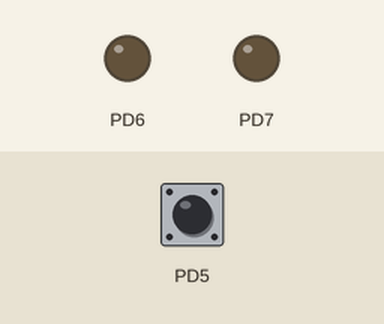
This program was run on a simulated ATmega328P, built with avr-gcc and emulated at 16 MHz (the files do not name the chip). On the bench: output pins drawn as LEDs (lit = HIGH). Dashed ring = blinking. The test bench sets the inputs (shaded band); at power-on: PD5 HIGH.

Above: at 1.2 s.
1.3 s: PD5 pulled LOW for 0.15 s
At 1.9 s:
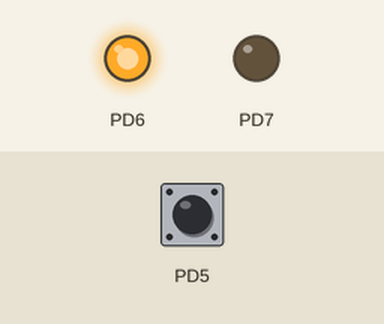
3.0 s: PD5 pulled LOW for 3.2 s
At 3.25 s:
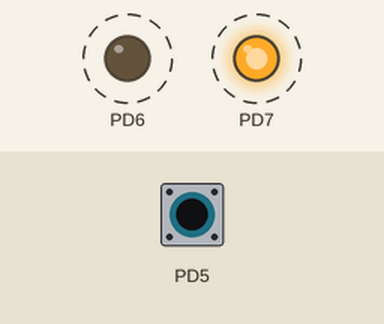
Timing chart, 0 to 7.8 s (numbered marks = the images above; inputs shaded):
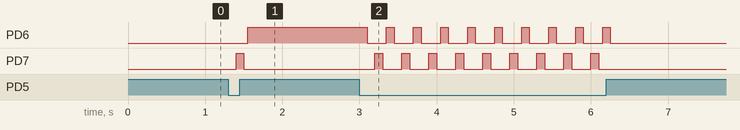

The program:

main.cpp
```cpp
#define F_CPU 16000000UL
#include <avr/io.h>
#include <util/delay.h>

int main(void){
    DDRD |= 0xC0;        // D6, D7 pines de control del motor
    PORTD &= ~(0xC0);    // motor apagado
    DDRD &= ~(0x20);     // D5 pulsador
    PORTD |= 0x20;       // pull up de D5 en este caso

    char flag = 0;

    while(1){
        if(!(PIND & 0x20)){
            _delay_ms(100);
            switch(flag){
                case 0:
                    PORTD |= (0x80);
                    flag = 1;
                    break;
                case 1:
                    PORTD &= ~(0xC0);
                    _delay_ms(50);
                    PORTD |= (0x40);
                    flag = 2;
                    break;
                case 2:
                    PORTD &= ~(0xC0);
                    flag = 0;
                    break;
            }
        }
    }
}
```

Measured:
- after the input at 1.3 s, PD6: LOW → HIGH after 0.25 s; PD7: LOW → HIGH after 0.10 s, → LOW 0.10 s later
- after the input at 3.0 s, PD6: alternates HIGH for 0.10 s and LOW for 0.25 s, 19 changes in all, then stays LOW, starting after 0.10 s; PD7: alternates HIGH for 0.10 s and LOW for 0.25 s, 18 changes in all, then stays LOW, starting after 0.20 s
